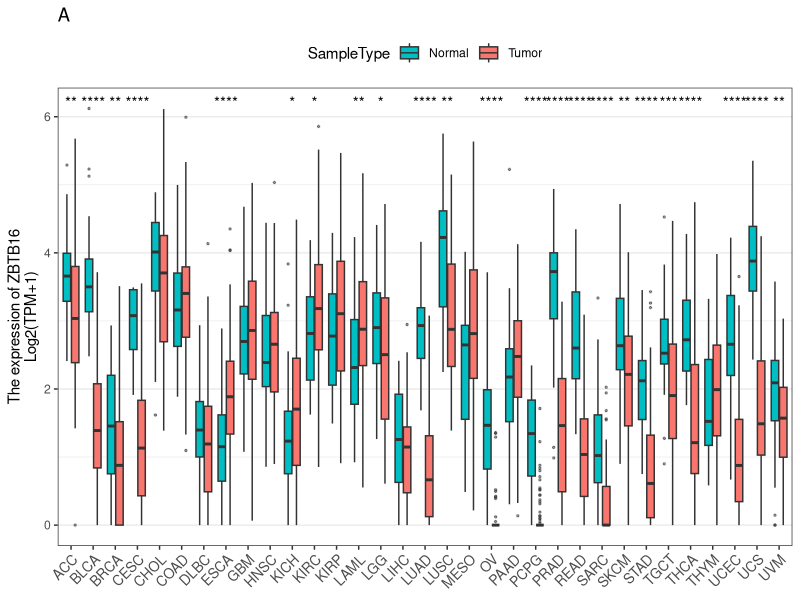
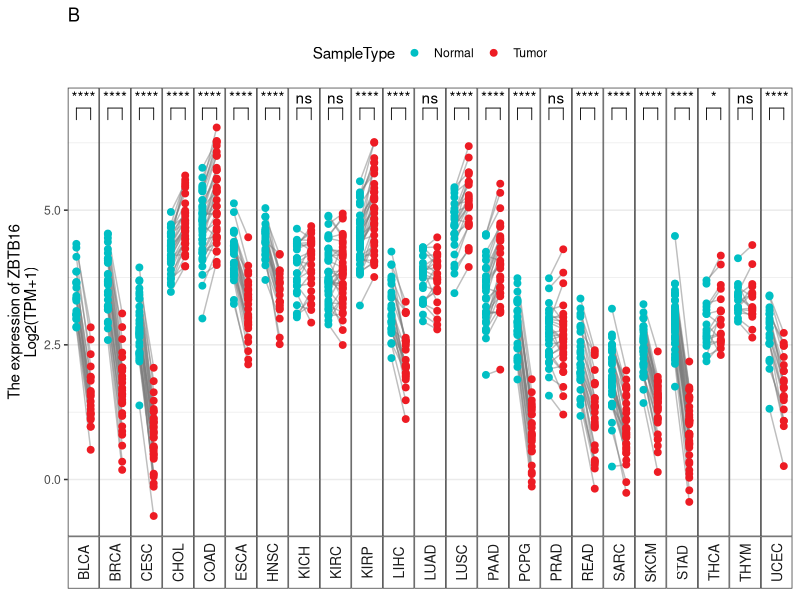

The R source for these figures, in order:
# Load necessary libraries
library(ggplot2)
library(dplyr)
library(tidyr)
library(ggpubr)

# ==============================================================================
# 1. GENERATE SYNTHETIC TCGA PAN-CANCER DATASET
# ==============================================================================

set.seed(123) # Ensure reproducibility

# List of cancer types observed in Figure 7A
cancer_types <- c("ACC", "BLCA", "BRCA", "CESC", "CHOL", "COAD", "DLBC", "ESCA", 
                  "GBM", "HNSC", "KICH", "KIRC", "KIRP", "LAML", "LGG", "LIHC", 
                  "LUAD", "LUSC", "MESO", "OV", "PAAD", "PCPG", "PRAD", "READ", 
                  "SARC", "SKCM", "STAD", "TGCT", "THCA", "THYM", "UCEC", "UCS", "UVM")

# Function to generate synthetic expression data for a cancer type
generate_cancer_data <- function(type, n_tumor=50, n_normal=20, mean_diff=0) {
  # Base expression
  base_expr <- runif(1, 1, 4) 
  
  # Tumor samples
  tumor_expr <- rnorm(n_tumor, mean = base_expr + mean_diff, sd = 1.0)
  tumor_expr <- pmax(0, tumor_expr) # Ensure non-negative
  
  df_tumor <- data.frame(
    CancerType = type,
    SampleType = "Tumor",
    Expression = tumor_expr,
    PatientID = paste0(type, "_T_", 1:n_tumor)
  )
  
  # Normal samples
  normal_expr <- rnorm(n_normal, mean = base_expr, sd = 0.8)
  normal_expr <- pmax(0, normal_expr)
  
  df_normal <- data.frame(
    CancerType = type,
    SampleType = "Normal",
    Expression = normal_expr,
    PatientID = paste0(type, "_N_", 1:n_normal)
  )
  
  return(rbind(df_tumor, df_normal))
}

# Generate data for all cancer types with varying differences to mimic the plot
# Some have higher Normal (blue), some higher Tumor (red), some similar
all_data_list <- list()

for (ct in cancer_types) {
  # Randomly decide trend: 
  # -1 = Tumor lower (common in ZBTB16 according to plot, e.g. BLCA, BRCA, LUAD)
  # 0 = No difference
  # 1 = Tumor higher
  trend <- sample(c(-2, -1.5, -0.5, 0, 0.5), 1)
  
  # Generate matched-like counts for some, just group for others
  # Figure 7A shows varying boxes. 
  df <- generate_cancer_data(ct, n_tumor=sample(40:100, 1), n_normal=sample(10:50, 1), mean_diff=trend)
  all_data_list[[ct]] <- df
}

pan_cancer_data <- do.call(rbind, all_data_list)

# Make SampleType a factor with Normal first so it appears blue/left
pan_cancer_data$SampleType <- factor(pan_cancer_data$SampleType, levels = c("Normal", "Tumor"))

# Save the synthetic dataset
write.csv(pan_cancer_data, "tcga_pan_cancer_synthetic_data.csv", row.names = FALSE)
cat("Synthetic dataset created: tcga_pan_cancer_synthetic_data.csv\n")


# ==============================================================================
# 2. GENERATE FIGURE 7A: GROUPED COMPARISON
# ==============================================================================

# Define colors roughly matching the plot: Normal (Light Blue), Tumor (Red/Orange)
colors_groups <- c("Normal" = "#00BFC4", "Tumor" = "#F8766D")

p1 <- ggplot(pan_cancer_data, aes(x = CancerType, y = Expression, fill = SampleType)) +
  geom_boxplot(outlier.size = 0.5, outlier.alpha = 0.5) +
  theme_bw() +
  scale_fill_manual(values = colors_groups) +
  labs(y = "The expression of ZBTB16\nLog2(TPM+1)", x = NULL, title = "A") +
  theme(axis.text.x = element_text(angle = 45, hjust = 1, size = 10),
        legend.position = "top",
        panel.grid.major.x = element_blank()) +
  stat_compare_means(aes(group = SampleType), label = "p.signif", method = "t.test", hide.ns = TRUE)

ggsave("Figure7A_PanCancer_Boxplot.png", plot = p1, width = 15, height = 6)
cat("Figure 7A created: Figure7A_PanCancer_Boxplot.png\n")


# ==============================================================================
# 3. GENERATE FIGURE 7B: PAIRED SAMPLES COMPARISON
# ==============================================================================

# Create Paired Data
# Figure 7B subsets specific cancers and shows lines connecting Normal -> Tumor
paired_cancers <- c("BLCA", "BRCA", "CESC", "CHOL", "COAD", "ESCA", "HNSC", "KICH", 
                    "KIRC", "KIRP", "LIHC", "LUAD", "LUSC", "PAAD", "PCPG", "PRAD", 
                    "READ", "SARC", "SKCM", "STAD", "THCA", "THYM", "UCEC")

paired_data_list <- list()

for (ct in paired_cancers) {
  n_pairs <- sample(15:40, 1)
  
  # Base for this cancer
  base <- runif(1, 2, 5)
  diff <- sample(c(-2, -1, 0, 0.5), 1) # Generally downregulation
  
  # Generate pairs
  normal_vals <- rnorm(n_pairs, mean = base, sd = 0.5)
  tumor_vals <- normal_vals + rnorm(n_pairs, mean = diff, sd = 0.3)
  
  # Create a dataframe for this cancer's pairs
  df_pairs <- data.frame(
    PatientID = rep(paste0(ct, "_P", 1:n_pairs), 2),
    CancerType = ct,
    SampleType = rep(c("Normal", "Tumor"), each = n_pairs),
    Expression = c(normal_vals, tumor_vals)
  )
  paired_data_list[[ct]] <- df_pairs
}

paired_data <- do.call(rbind, paired_data_list)
paired_data$SampleType <- factor(paired_data$SampleType, levels = c("Normal", "Tumor"))

# Plotting Paired Data
# We use geom_point and geom_line grouped by patient
p2 <- ggplot(paired_data, aes(x = SampleType, y = Expression)) +
  # Draw lines first so points are on top
  geom_line(aes(group = PatientID), color = "gray50", alpha = 0.5) +
  geom_point(aes(color = SampleType), size = 2) +
  scale_color_manual(values = c("Normal" = "#00BFC4", "Tumor" = "#ED1C24")) +
  facet_grid(~CancerType, switch = "x") + # Split by cancer type
  theme_bw() +
  labs(y = "The expression of ZBTB16\nLog2(TPM+1)", x = NULL, title = "B") +
  theme(
    axis.text.x = element_blank(), # Hide x text inside facets, use strip text
    axis.ticks.x = element_blank(),
    strip.background = element_rect(fill = "white"),
    strip.text.x = element_text(angle = 90, size = 10, vjust = 0.5),
    panel.grid.major.x = element_blank(),
    panel.spacing = unit(0, "lines"), # Reduce space between facets
    legend.position = "top"
  ) +
  stat_compare_means(paired = TRUE, label = "p.signif", method = "t.test", 
                     comparisons = list(c("Normal", "Tumor")), 
                     label.y.npc = 0.9) 

# Note: The 'stat_compare_means' in facet_grid might be tricky to align exactly like the original 
# which acts like a categorical x-axis. 
# Alternative approach to match visual closer: Plot x=CancerType, and dodge points.
# But "Paired" requires connecting lines. The faceted approach is cleaner for paired lines in ggplot.

ggsave("Figure7B_PanCancer_Paired.png", plot = p2, width = 15, height = 6)
cat("Figure 7B created: Figure7B_PanCancer_Paired.png\n")
